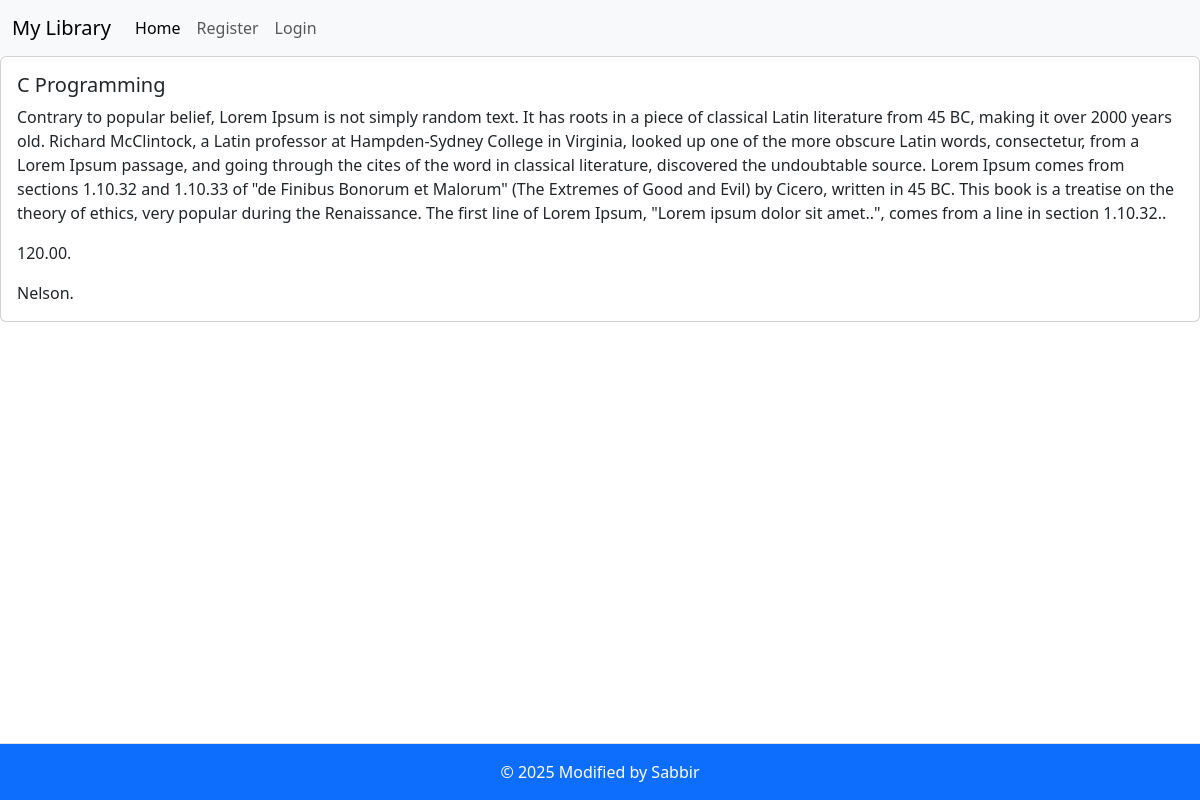
Screenshot of /authentication/book/1/ with the database file from the repository.
### authentication/models.py (models this page shows, shortened)
class Book(models.Model):
    title = models.CharField(max_length=255)
    author = models.CharField(max_length=255)
    cost = models.DecimalField(max_digits=6, decimal_places=2)
    available = models.BooleanField(default=True)
    description = models.TextField(blank=True, null=True)

### core/views.py (the view)
# urls.py: path('book/<int:pk>/', BookDetails.as_view(), name='book-detail'),
class BookDetails(DetailView):
    model = Book
    template_name = 'book_details.html'

### core/templates/book_details.html (shortened to what this page needs)
{% extends "base.html" %}
{% block content %}
<div class="col justify-content-center">
    <div class="card">
      <div class="card-body">
          <h5 class="card-title">{{book.title}}</h5>
          <p class="card-text">{{book.description}}.</p>
          <p class="card-text">{{book.cost}}.</p>
          <p class="card-text">{{book.author}}.</p>
      </div>
    </div>
  </div>
{% endblock content %}

### rows the page displays
Book: title "C Programming", description "Contrary to popular belief, Lorem Ipsum is not simply random text. It has roots in a piece of classical Latin literature from 45 BC, making it over 2000 years old. Richard McClintock, a Latin professor at Hampden-Sydney College in Virginia, looked up one of the more obscure Latin words, consectetur, from a Lorem Ipsum passage, and going through the cites of the word in classical literature, discovered the undoubtable source. Lorem Ipsum comes from sections 1.10.32 and 1.10.33 of \"de Finibus Bonorum et Malorum\" (The Extremes of Good and Evil) by Cicero, written in 45 BC. This book is a treatise on the theory of ethics, very popular during the Renaissance. The first line of Lorem Ipsum,…", cost "120.00", author "Nelson"
